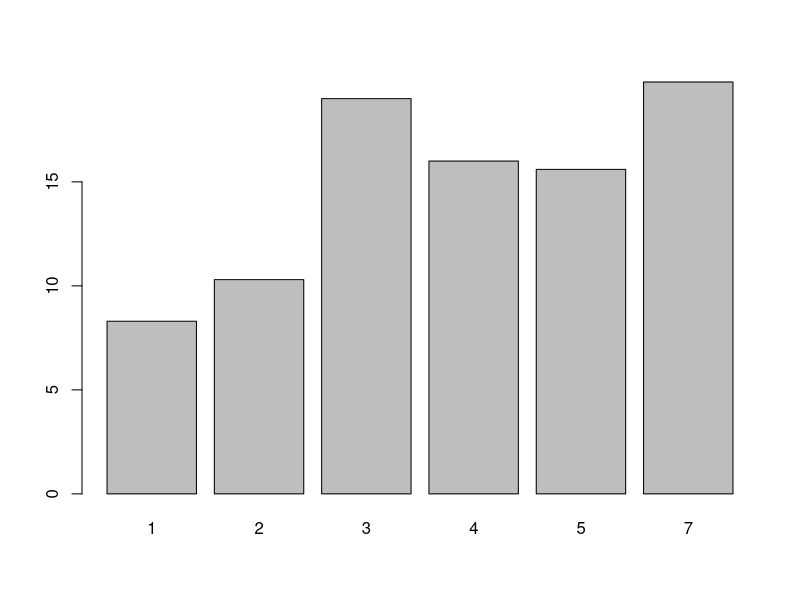
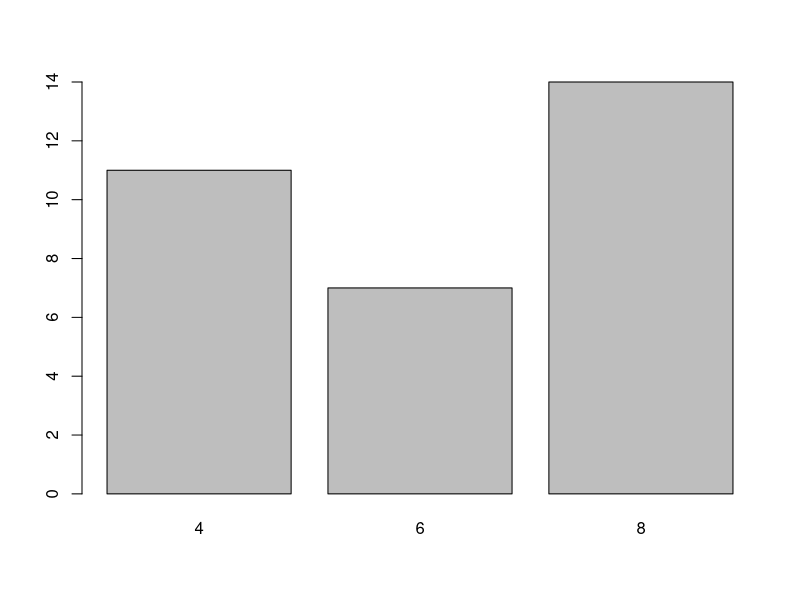

Reproduce these figures in R, in order. (Note: this script raises an error after producing the figures.)
head(BOD)
barplot(BOD$demand, names.arg = BOD$Time)
c <- table(mtcars$cyl)

# 個数のテーブルからグラフを作成する
barplot(c)

library(ggplot2)
# 以下は本の通りだが古い記述なのでエラーになる
qplot(BOD$Time, BOD$demand, geom = "bar", stat = "identity")

ggplot(BOD, aes(x = Time, y = demand)) + geom_bar(width = 0.9,stat = "identity")

# ここではcylは連続値（書籍のままだとエラーが出るが一応書ける）
qplot(mtcars$cyl)

# binwidthを指定しろと言われるので、入れる
qplot(mtcars$cyl, binwidth = 0.8)
